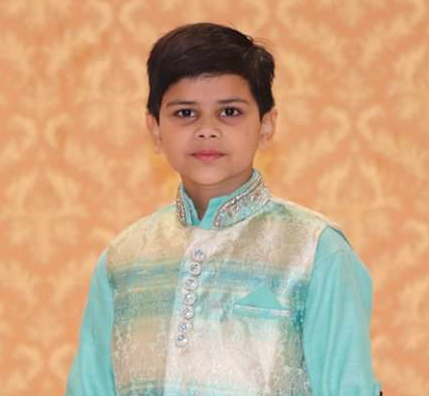
#> input picture Face Detection Pics.png, 429 x 396 px, found by its file name
$ python 'Face Detection.py'
#> lines starting #> are read from the running program, lines starting #| are printed output that depends on the picture
import cv2

face_cascade = cv2.CascadeClassifier('haarcascade_frontalface_default.xml')
img = cv2.imread('C:\\Users\\Lenovo\\PycharmProjects\\Automation\\OpenCV\\Resources and Stock\\Face Detection Pics.png')
#> img is the input picture: shape (396, 429, 3); mean B, G, R 133.8, 167.8, 201.8
img_gray = cv2.cvtColor(img, cv2.COLOR_BGR2GRAY)
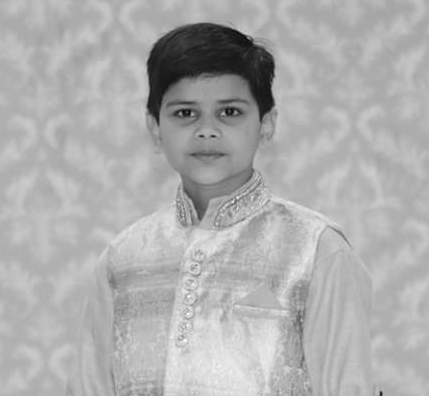
#> img_gray: shape (396, 429); min 6, max 255, mean 174.1
Faces = face_cascade.detectMultiScale(img_gray, 1.1, 4)
#> Faces = [[142, 61, 135, 135]]

for (x, y, w, h) in Faces:
    cv2.rectangle(img, (x, y), (x + w, y + h), (255, 0, 0), 2)
    cv2.imshow('img', img)
    cv2.waitKey(0)
#> this loop made 1 pass
#> pass 1, `cv2.imshow('img', img)`:
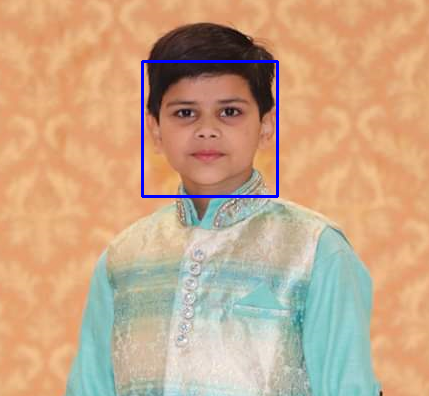
#> window 'img': shape (396, 429, 3); mean B, G, R 135.3, 166.5, 200.2
